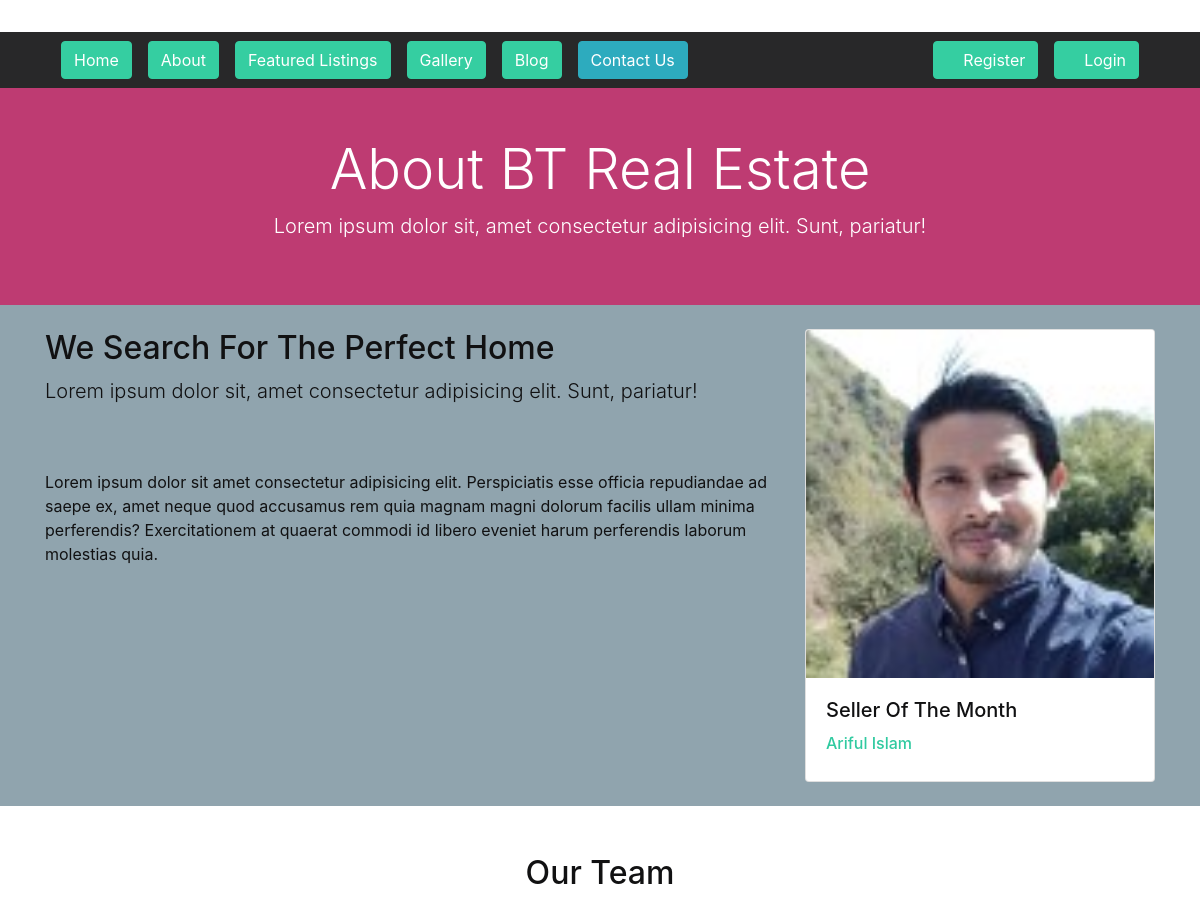
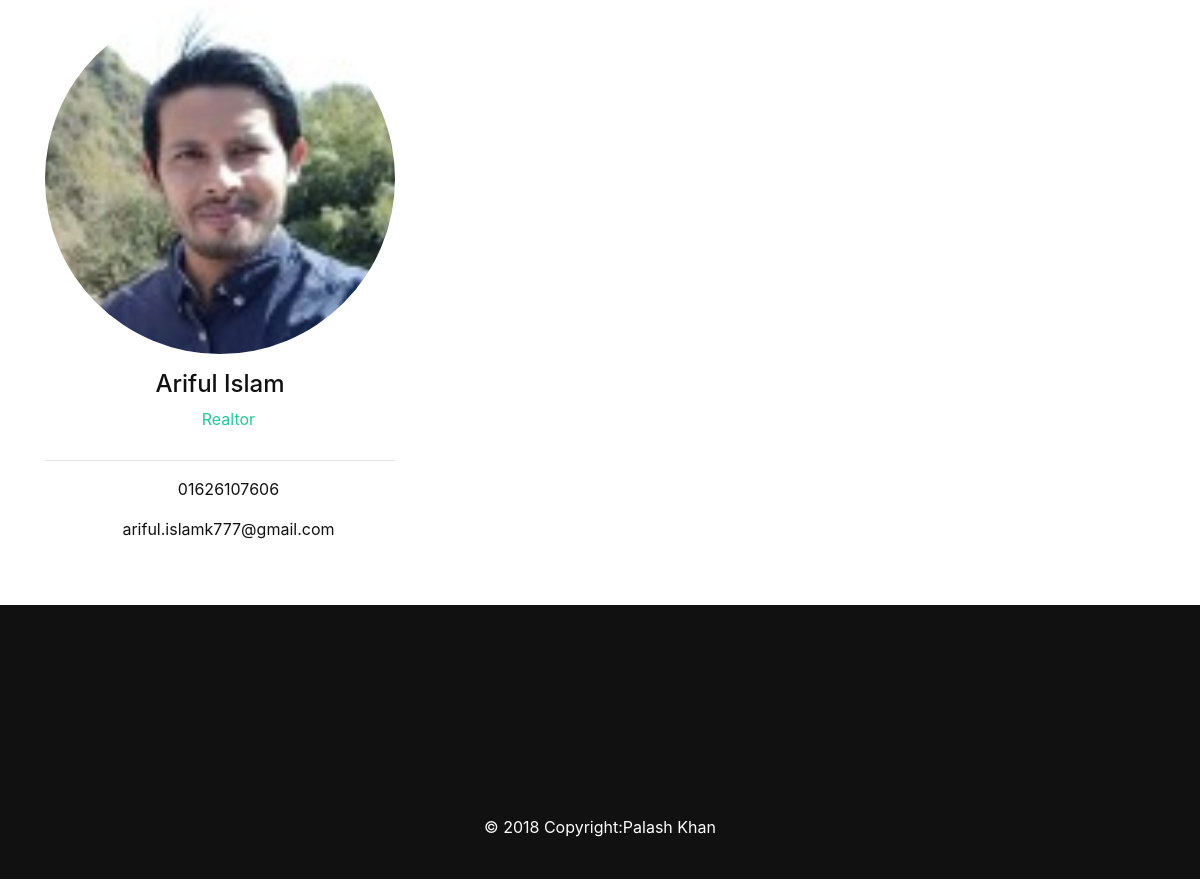
The page /about/ on the database its author committed (2 pictures, top to bottom).
### realtors/models.py (models this page shows, shortened)
class Realtor(models.Model):
  name = models.CharField(max_length=200)
  photo = models.ImageField(upload_to='photos/%Y/%m/%d/')
  description = models.TextField(blank=True)
  phone = models.CharField(max_length=20)
  email = models.CharField(max_length=50)
  is_mvp = models.BooleanField(default=False)
  hire_date = models.DateTimeField(default=datetime.now, blank=True)

### pages/views.py (the view)
# urls.py: path('about/', views.about, name = 'about'),
def about(request):
    realtors = Realtor.objects.order_by('-hire_date')
    mvp_realtors = Realtor.objects.all().filter(is_mvp=True)
    context = {
        'realtors': realtors,
        'mvp_realtors': mvp_realtors
    }
    return render(request, 'pages/about.html', context)

### templates/pages/about.html (shortened to what this page needs)
{% extends 'base.html' %}
{% load static %}
{% block content %}
<section id="showcase-inner" class="py-5 text-white">
    <div class="container">
      <div class="row text-center">
        <div class="col-md-12">
          <h1 class="display-4">About BT Real Estate</h1>
          <p class="lead">Lorem ipsum dolor sit, amet consectetur adipisicing elit. Sunt, pariatur!</p>
        </div>
      </div>
    </div>
  </section>
  <section id="about" class="py-4">
    <div class="container">
      <div class="row">
        <div class="col-md-8">
          <h2>We Search For The Perfect Home</h2>
          <p class="lead">Lorem ipsum dolor sit, amet consectetur adipisicing elit. Sunt, pariatur!</p>
          <p class="mt-4">Lorem ipsum dolor sit amet consectetur adipisicing elit. Perspiciatis esse officia repudiandae ad saepe ex, amet
            neque quod accusamus rem quia magnam magni dolorum facilis ullam minima perferendis? Exercitationem at quaerat
            commodi id libero eveniet harum perferendis laborum molestias quia.</p>
        </div>
        <div class="col-md-4">
          {% if mvp_realtors %}
            {% for realtor in mvp_realtors %}
            <div class="card">
                <img class="card-img-top" src="{{ realtor.photo.url }}" alt="Seller of the month">
                <div class="card-body">
                  <h5 class="card-title">Seller Of The Month</h5>
                  <h6 class="text-secondary">{{ realtor.name }}</h6>
                </div>
              </div>
            {% endfor %}
          {% endif %}
        </div>
      </div>
    </div>
  </section>
  <section id="team" class="py-5">
    <div class="container">
      <h2 class="text-center">Our Team</h2>
      <div class="row text-center">
        {% if realtors %}
          {% for realtor in realtors %}
          <div class="col-md-4">
              <img src="{{ realtor.photo.url }}" alt="" class="rounded-circle mb-3">
              <h4>{{ realtor.name }}</h4>
              <p class="text-success">
                <i class="fas fa-award text-success mb-3"></i> Realtor</p>
              <hr>
              <p>
                <i class="fas fa-phone"></i> {{ realtor.phone }}</p>
              <p>
                <i class="fas fa-envelope-open"></i> {{ realtor.email }}</p>
            </div>
          {% endfor %}
        {% else %}
          <div class="col-md-12">
            <p>No Realtors Available</p>
          </div>
        {% endif %}
      </div>
    </div>
  </section>
{% endblock %}

### static/css/all.css (style rules this page uses)
.fa, .fas, .far, .fal, .fab { -moz-osx-font-smoothing: grayscale; -webkit-font-smoothing: antialiased; display: inline-block; font-style: normal; font-variant: normal; text-rendering: auto; line-height: 1; }
.fa-award:before { content: "\f559"; }
.fa-envelope-open:before { content: "\f2b6"; }
.fa-phone:before { content: "\f095"; }
.fa, .fas { font-family: 'Font Awesome 5 Free'; font-weight: 900; }

### static/css/style.css (style rules this page uses)
img { width: 100%; }
#showcase-inner { background: url(../img/building.jpg) no-repeat top center fixed/cover; position: relative; overflow: hidden; min-height: 200px; }
#showcase-inner::before { content: ''; position: absolute; top: 0; left: 0; min-height: 100%; width: 100%; background: rgba(174, 11, 79, 0.8); }

### rows shown on the page
Realtor: photo (picture), name "Ariful Islam", phone "01626107606", email "ariful.islamk777@gmail.com"
